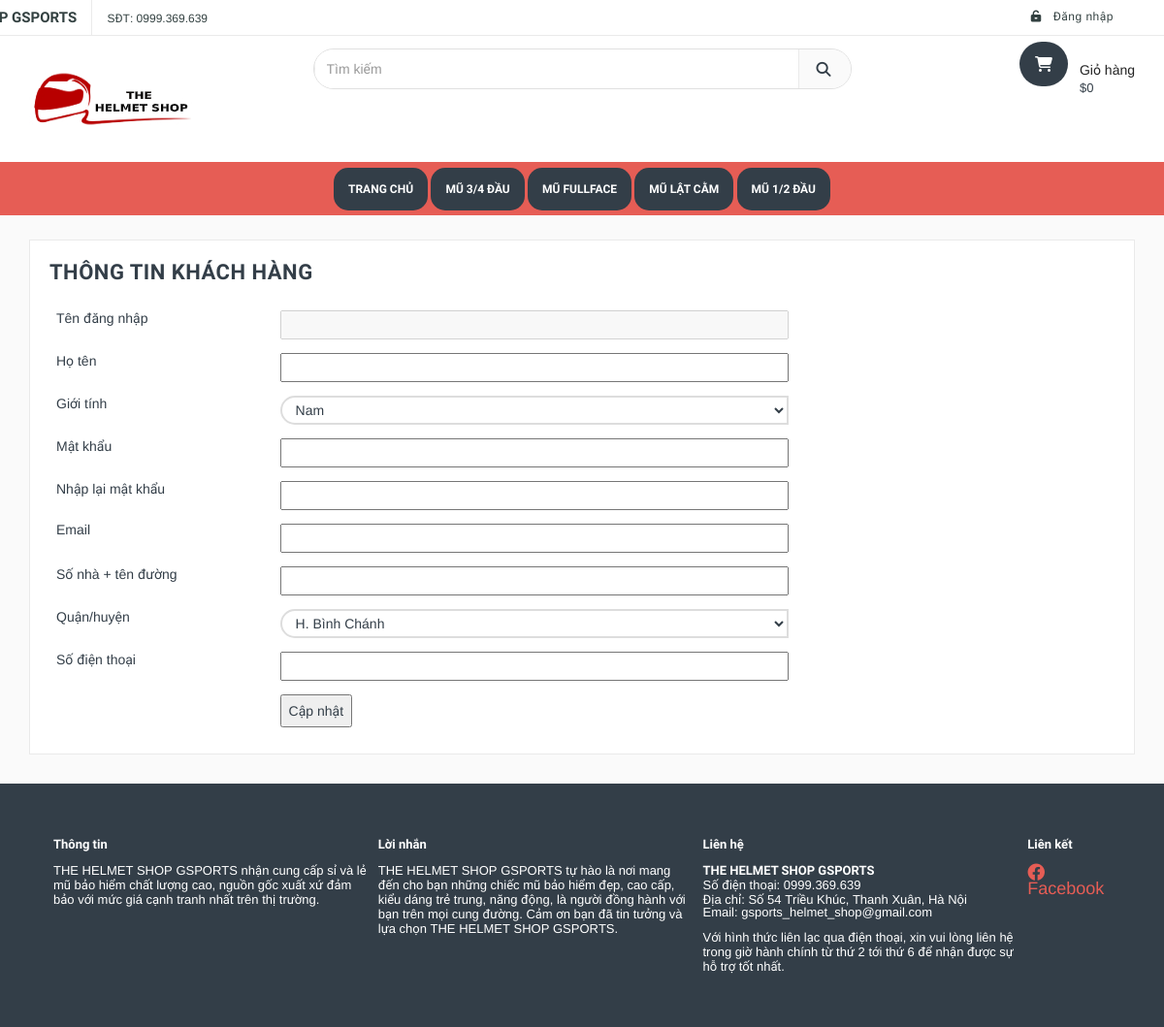
The page /account.php on the database its author committed.
### tables this page shows
CREATE TABLE `categories` (
  `cate_code` varchar(20) NOT NULL,
  `name` varchar(100) NOT NULL,
  `status` int(1) NOT NULL COMMENT '0: chưa xóa, 1: đã xóa'
);

### controller/Controller.php (called while the page is built, shortened)
<?php
require_once "model/BaseModel.php";
class Controller{
    function loadView($view, $data = [], $title = 'Trang chủ'){
        $model = new BaseModel;
        $menu = $model->selectMenu();
        include_once 'view/layout.view.php';
    }
}
?>

### controller/AccountController.php (called while the page is built, shortened)
<?php
include_once 'Controller.php';
include_once 'model/AccountModel.php';
class AccountController extends Controller {
	function getAccountPage() {
		return $this->loadView('account',[],'Tài khoản');
	}
}
?>

### account.php (called while the page is built)
<?php
include_once 'controller/AccountController.php';
$c = new AccountController;
if (isset($_POST['action']) && $_POST['action']=='updateAccount') {
	$username=$_POST['username'];
	$password=$_POST['password'];
	$gender=$_POST['gender'];
	$name=$_POST['name'];
	$email=$_POST['email'];
	$address=$_POST['address'];
	$district_code=$_POST['district_code'];
	$phone=$_POST['phone'];
	return $c->updateAccount($username,$name,$gender,$password,$email,$address,$district_code,$phone);
} else
	return $c->getAccountPage();
?>

### model/DBConnect.php (called while the page is built, shortened)
<?php
class DBConnect{
    private $db = NULL;
    function __construct($dbName = 'helmet_shop',$user = 'root', $password=''){
        try{
            $this->db = new PDO('mysql:host=127.0.0.1:3306;dbname=helmet_shop','root','');
            $this->db->exec('SET NAMES UTF8');
        }
        catch(PDOException $e){
            echo "Lỗi: ".$e->getMessage();
            die;
        }
    }
    function setStatement($sql,$value = []){
        $stmt = $this->db->prepare($sql);
        return $stmt;
    }
    function loadMoreRows($sql,$value=[]){
        $stmt = $this->setStatement($sql,$value);
        $check = $stmt->execute();
        if($check){
            return $stmt->fetchAll(PDO::FETCH_OBJ);
        }
        return false;
    }
}
?>

### model/BaseModel.php (called while the page is built)
<?php
require_once 'DBConnect.php';
class BaseModel extends DBConnect{
    function selectMenu(){
        $sql = "SELECT *
        FROM categories c
        WHERE c.status = '0'
        AND c.cate_code IN( SELECT p.cate_code FROM products p)";
        return $this->loadMoreRows($sql);
    }
}
?>

### model/AccountModel.php (called while the page is built, shortened)
<?php
include_once 'DBConnect.php';
class AccountModel extends DBConnect {
	function getDistricts() {
		$sql="SELECT * FROM district";
		return $this->loadMoreRows($sql);
	}
}
?>

### view/account.view.php (the view, shortened to what this page needs)
<?php
include_once 'model/AccountModel.php';
$user=$_SESSION['customer'];
$model=new AccountModel;
$districts=$model->getDistricts();
?>
<section class="main-container col2-right-layout">
  <div class="main container">
    <div class="row">
      <div class="col-main col-sm-12 col-xs-12">
        <div class="page-content checkout-page">
			<div class="page-title">
			  <h2>Thông tin khách hàng</h2>
			</div>
			<table id='tblAccount'>
				<tr>
					<td width='30%'>Tên đăng nhập</td>
					<td><input id='username' type='text' readonly value='<?=$user->username?>' disabled /></td>
				</tr>
				<tr>
					<td>Họ tên</td>
					<td><input id='name' type='text' value='<?=$user->name?>'/></td>
				</tr>
				<tr>
					<td>Giới tính</td>
					<td>
						<select id='gender'>
							<option value="Nam" <?php if ($user->gender=='Nam') echo "selected"; ?>>Nam</option>
						</select>
					</td>
				</tr>
				<tr>
					<td>Mật khẩu</td>
					<td><input id='password' type='password' value='<?=$user->password?>'/></td>
				</tr>
				<tr>
					<td>Nhập lại mật khẩu</td>
					<td><input id='password2' type='password' value='<?=$user->password?>'/></td>
				</tr>
				<tr>
					<td>Email</td>
					<td><input id='email' type='text' value='<?=$user->email?>' /></td>
				</tr>
				<tr>
					<td>Số nhà + tên đường</td>
					<td><input id='address' type='text' value='<?=$user->address?>' /></td>
				</tr>
				<tr>
					<td>Quận/huyện</td>
					<td>
					<select id='district_code' >
					<?php
						foreach($districts as $district) {
							if ($district->district_code==$user->district_code)
								echo "<option value='".$district->district_code."' selected>".$district->name."</option>";
							else
								echo "<option value='".$district->district_code."'>".$district->name."</option>";
						}
					?>
					</select>
					</td>
				</tr>
				<tr>
					<td>Số điện thoại</td>
					<td><input id='phone' type='text' value='<?=$user->phone?>' /></td>
				</tr>
				<tr>
					<td></td>
					<td colspan=><button id='btnUpdate'>Cập nhật</button></td>
				</tr>
			</table>
        </div>
      </div>
    </div>
  </div>
  </section>

### view/layout.view.php (shortened to what this page needs)
<head>
  <?php include_once('view\common.php'); ?>
</head>
<body class="shop_grid_page">
  <div id="page">
    <header>
      <div class="header-container">
        <div class="header-top">
          <div class="container">
            <div class="row">
              <div class="col-lg-4 col-sm-4 hidden-xs">
                <div class="welcome-msg"><?=SHOP_NAME?></div>
                <span class="phone hidden-sm">SĐT: <?=SHOP_PHONE?></span>
              </div>
              <div class="headerlinkmenu col-lg-8 col-md-7 col-sm-8 col-xs-12">
                <div class="links">
                <?php if(isset($_SESSION['name'])){?>
                  <div class="myaccount">
                    <a title="Tài khoản" href="account.php">
                      <i class="fa fa-user"></i>
                      <span class="hidden-xs"><?php echo $_SESSION['name'];?></span>
                    </a>
                  </div>
				  <div class="myorders">
                    <a title="Theo dõi đơn hàng" href="my-orders.php">
                      <i class="fa fa-location-arrow"></i>
                      <span class="hidden-xs">Đơn hàng</span>
                    </a>
                  </div>
                  <div class="logout">
                    <a href="logout.php">
                      <i class="fa fa-unlock-alt"></i>
                      <span class="hidden-xs">Đăng xuất</span>
                    </a>
                  </div>
                <?php }else{?>
                  <div class="login">
                    <a href="login.html">
                      <i class="fa fa-unlock-alt"></i>
                      <span class="hidden-xs">Đăng nhập</span>
                    </a>
                  </div>
                <?php }?>
                </div>
              </div>
            </div>
          </div>
        </div>
        <div class="container">
          <div class="row">
            <div class="col-sm-3 col-md-3 col-xs-12">
              <div class="logo">
                <a title="e-commerce" href="index.html">
                  <img alt="responsive theme logo" src="public/source/images/logohelmet.jpg" style="width:170px;height:70px;">
                </a>
              </div>
            </div>
            <div class="col-xs-9 col-sm-6 col-md-6">
              <div class="top-search">
                <div id="search">
                  <form action="search.html">
                    <div class="input-group">
                      <input type="text" class="form-control" placeholder="Tìm kiếm" name="keyword">
                      <button class="btn-search" type="submit">
                        <i class="fa fa-search"></i>
                      </button>
                    </div>
                  </form>
                </div>
              </div>
            </div>
            <div class="col-lg-3 col-xs-3 top-cart">
              <div class="top-cart-contain">
                <div class="mini-cart">
                  <div class="basket dropdown-toggle">
                    <a href="shopping-cart.php">
                      <div class="cart-icon">
                        <i class="fa fa-shopping-cart"></i>
                      </div>
                      <div class="shoppingcart-inner hidden-xs" id="shoppingcart-inner">
                        <span class="cart-title">Giỏ hàng</span>
                        <span class="cart-total" id="cart-total">
                          <?php
                          if(isset($_SESSION['cart'])){
                            echo $_SESSION['cart']->totalQtity;
                            echo " item(s) - $";
                            echo number_format($_SESSION['cart']->promtPrice, PRICE_DECIMALS);
                          }else{
                            echo "$0";
                          }
                          ?>
                        </span>
                      </div>
                    </a>
                  </div>
                </div>
              </div>
            </div>
          </div>
        </div>
      </div>
    </header>
    <nav style="background:#e65d55;height:55px;">
      <div class="container">
        <div class="row">
          <div style="text-align:center;">
            <a class='navbtn' href="index.html">Trang Chủ</a>
            <?php foreach($menu as $m):?>
            <a class='navbtn' href="type.php?type=<?=$m->cate_code?>"><?=$m->name?></a>
            <?php endforeach ?>
          </div>
        </div>
      </div>
    </nav>
    <?php include_once "$view.view.php" ;?>
    <footer>
      <div id='footer-info'>
        <table>
            <tr>
                <td width='28%'>
                    <b>Thông tin</b><br/>
                    <br />
                    <?=SHOP_NAME?> nhận cung cấp sỉ và lẻ mũ bảo hiểm chất lượng cao, nguồn gốc xuất xứ đảm bảo với mức giá cạnh tranh nhất trên thị trường.
                </td>
                <td width='28%'>
                    <b>Lời nhắn</b><br/>
                    <br />
                    <?=SHOP_NAME?> tự hào là nơi mang đến cho bạn những chiếc mũ bảo hiểm đẹp, cao cấp, kiểu dáng trẻ trung, năng động, là người đồng hành với bạn trên mọi cung đường. Cảm ơn bạn đã tin tưởng và lựa chọn <?=SHOP_NAME?>.
                </td>
                <td width='28%'>
                    <b>Liên hệ</b><br/>
                    <br />
                    <b><?=SHOP_NAME?></b><br/>
                    Số điện thoại: <?=SHOP_PHONE?><br/>
                    Địa chỉ: <?=SHOP_ADDRESS?><br/>
                    Email: <?=SHOP_EMAIL?><br/>
                    <br/>
                    Với hình thức liên lạc qua điện thoại, xin vui lòng liên hệ trong giờ hành chính từ thứ 2 tới thứ 6 để nhận được sự hỗ trợ tốt nhất.
                </td>
                <td width='7%'>
                    <b>Liên kết</b><br />
                    <br/>
                    <a style='color:#e65d55; font-size: 18px' href='https://www.facebook.com/hangbtm002?mibextid=ZbWKwL' target='_blank'>
                    <i class="fa-brands fa-facebook"></i>
                    Facebook</a>
                    <br/>
                </td>
            </tr>
        </table>
      </div>
    </footer>
  </div>
</body>
</html>

### view/layout.view.php (style rules this page uses)
.top-search { margin-top:0;margin-bottom:-4px }
.header-container { background:#fff }
#footer-info { display:block;background:#333e48;width:100%;padding:50px;text-align:center;font-size:13px; }
#footer-info table { width:100%; }
#footer-info table td { color:#fff;padding:5px; }

### view/account.view.php (style rules this page uses)
#tblAccount { width:70%; }
#tblAccount select,#tblAccount input { width:100%;height:30px; }
button { padding:7px; }

### rows shown on the page
categories: name "MŨ 3/4 ĐẦU"
categories: name "MŨ FULLFACE"
categories: name "MŨ LẬT CẰM"
categories: name "MŨ 1/2 ĐẦU"

### other values the page prints
SHOP_PHONE "0999.369.639"
SHOP_NAME "THE HELMET SHOP GSPORTS"
SHOP_ADDRESS "Số 54 Triều Khúc, Thanh Xuân, Hà Nội"
SHOP_EMAIL "gsports_helmet_shop@gmail.com"
form field value "H. Bình Chánh"
